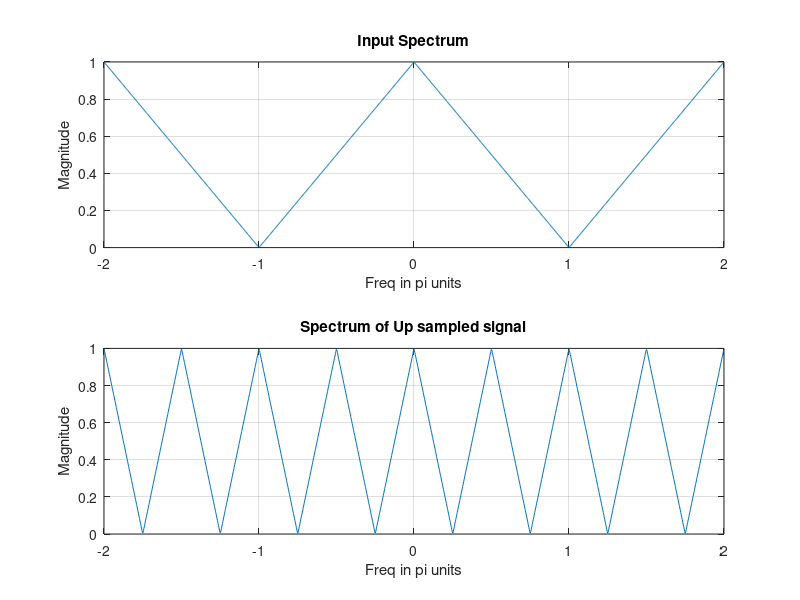

Write MATLAB code to recreate this figure.
%  Effect of Up sampling in frequency domain

clc;
clear all;
close all;

F = [0 1];
A = [1 0];

% Input sequence

x = fir2(256, F, A);
w = -2*pi:0.01:2*pi;
Xw = freqz(x, 1, w);

subplot(2,1,1);
plot(w/pi, abs(Xw)); grid

xlabel('Freq in pi units');
ylabel('Magnitude');
title('Input Spectrum');

% Up Sampled Sequemce
L = 4; y=zeros(1, L*length(x));
y([1:L:length(y)])=x;
Yw = freqz(y,1,w);

subplot(2,1,2);
plot(w/pi, abs(Yw)); grid

xlabel('Freq in pi units');
ylabel('Magnitude');
title('Spectrum of Up sampled signal');
